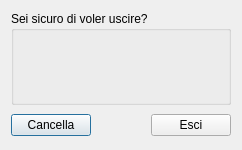
<?xml version="1.0" encoding="UTF-8"?>
<ui version="4.0">
 <class>esci</class>
 <widget class="QDialog" name="esci">
  <property name="windowModality">
   <enum>Qt::WindowModal</enum>
  </property>
  <property name="geometry">
   <rect>
    <x>0</x>
    <y>0</y>
    <width>242</width>
    <height>150</height>
   </rect>
  </property>
  <property name="sizePolicy">
   <sizepolicy hsizetype="Expanding" vsizetype="Expanding">
    <horstretch>0</horstretch>
    <verstretch>0</verstretch>
   </sizepolicy>
  </property>
  <property name="sizeIncrement">
   <size>
    <width>-1</width>
    <height>0</height>
   </size>
  </property>
  <property name="baseSize">
   <size>
    <width>-1</width>
    <height>0</height>
   </size>
  </property>
  <property name="windowTitle">
   <string>Esci da LyLibrary</string>
  </property>
  <property name="windowIcon">
   <iconset resource="../biblio.qrc">
    <normaloff>:/images/application-exit.png</normaloff>:/images/application-exit.png</iconset>
  </property>
  <property name="styleSheet">
   <string notr="true"/>
  </property>
  <property name="modal">
   <bool>true</bool>
  </property>
  <layout class="QGridLayout" name="gridLayout">
   <item row="0" column="0" colspan="3">
    <widget class="QGroupBox" name="groupBox">
     <property name="sizePolicy">
      <sizepolicy hsizetype="Preferred" vsizetype="Preferred">
       <horstretch>0</horstretch>
       <verstretch>0</verstretch>
      </sizepolicy>
     </property>
     <property name="title">
      <string>Sei sicuro di voler uscire?</string>
     </property>
     <layout class="QGridLayout" name="gridLayout_2">
      <item row="0" column="0">
       <widget class="QLabel" name="label">
        <property name="sizePolicy">
         <sizepolicy hsizetype="Fixed" vsizetype="Fixed">
          <horstretch>0</horstretch>
          <verstretch>0</verstretch>
         </sizepolicy>
        </property>
        <property name="text">
         <string/>
        </property>
        <property name="pixmap">
         <pixmap resource="../biblio.qrc">:/images/exit.png</pixmap>
        </property>
       </widget>
      </item>
     </layout>
    </widget>
   </item>
   <item row="1" column="0">
    <widget class="QPushButton" name="pushButton">
     <property name="toolTip">
      <string>Ritorna</string>
     </property>
     <property name="text">
      <string>Cancella</string>
     </property>
     <property name="icon">
      <iconset resource="../../log_man/license.qrc">
       <normaloff>:/images/dialog-ok-apply.png</normaloff>:/images/dialog-ok-apply.png</iconset>
     </property>
     <property name="autoDefault">
      <bool>true</bool>
     </property>
    </widget>
   </item>
   <item row="1" column="1">
    <spacer name="horizontalSpacer">
     <property name="orientation">
      <enum>Qt::Horizontal</enum>
     </property>
     <property name="sizeHint" stdset="0">
      <size>
       <width>53</width>
       <height>28</height>
      </size>
     </property>
    </spacer>
   </item>
   <item row="1" column="2">
    <widget class="QPushButton" name="pushButton_2">
     <property name="toolTip">
      <string>Esci</string>
     </property>
     <property name="text">
      <string>Esci</string>
     </property>
     <property name="icon">
      <iconset resource="../biblio.qrc">
       <normaloff>:/images/application-exit.png</normaloff>:/images/application-exit.png</iconset>
     </property>
    </widget>
   </item>
  </layout>
 </widget>
 <resources>
  <include location="../../log_man/license.qrc"/>
  <include location="../biblio.qrc"/>
 </resources>
 <connections/>
</ui>
